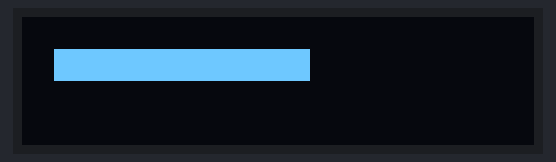
Bench run of a program on a simulated Raspberry Pi Pico running MicroPython. Shown: 128×32 one-colour display. Library files of the repository ran but are not shown: ssd1306.py. At 0.0 s the program stops and its outputs stay as they are.

Above: at 0.1 s.

The program:

oled.py
```python
from machine import Pin, I2C
import framebuf

# from ssd1306_plus import SSD1306_PLUS
# from ssd1306_plus import alphabet
from ssd1306 import SSD1306_I2C

buffer=bytearray(10 * 100 * 2)
fbuf = framebuf.FrameBuffer(buffer, 10, 100, framebuf.RGB565)

fbuf.fill(0)
fbuf.text('MicroPython!', 0, 0, 0xffff)

# NOTE I manually loaded ssd1306.py to PICO since Thonny on Windows
# could not load it from pypi for some reason.  I did try this with
# PI4 and Thonny and installed ssd1306.py automatically and properly
# from ssd1306 import SSD1306_I2C

i2c=I2C(0,sda=Pin(0), scl=Pin(1), freq=400000)
oled = SSD1306_I2C(128, 32, i2c)
# oled = SSD1306_PLUS(128, 32, i2c)

# a = alphabet[0]

# oled.draw_sprite(a, 12, 12, "#", " ")
# oled.blit(fbuf, 0, 0, 0xffff)
# oled.hline(0,0,32,1)
oled.fill_rect(8, 8, 64, 8, 1)
# oled.ellipse(64, 16, 63, 15, 1, 1)
# oled.text("Tom's Hardware", 0, 0)
oled.show()
```
